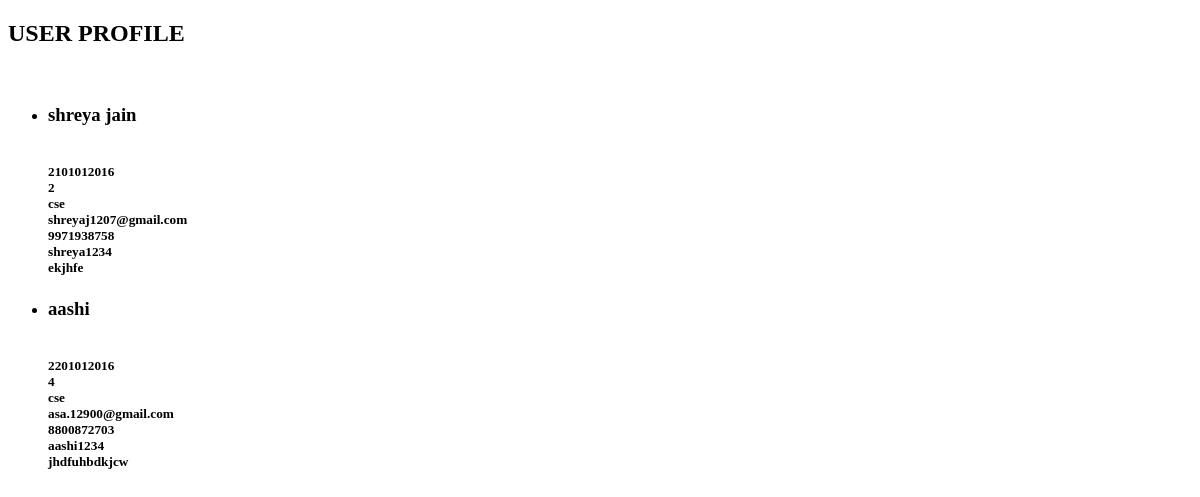
The app's page /user_profile/profile_home/, older data.
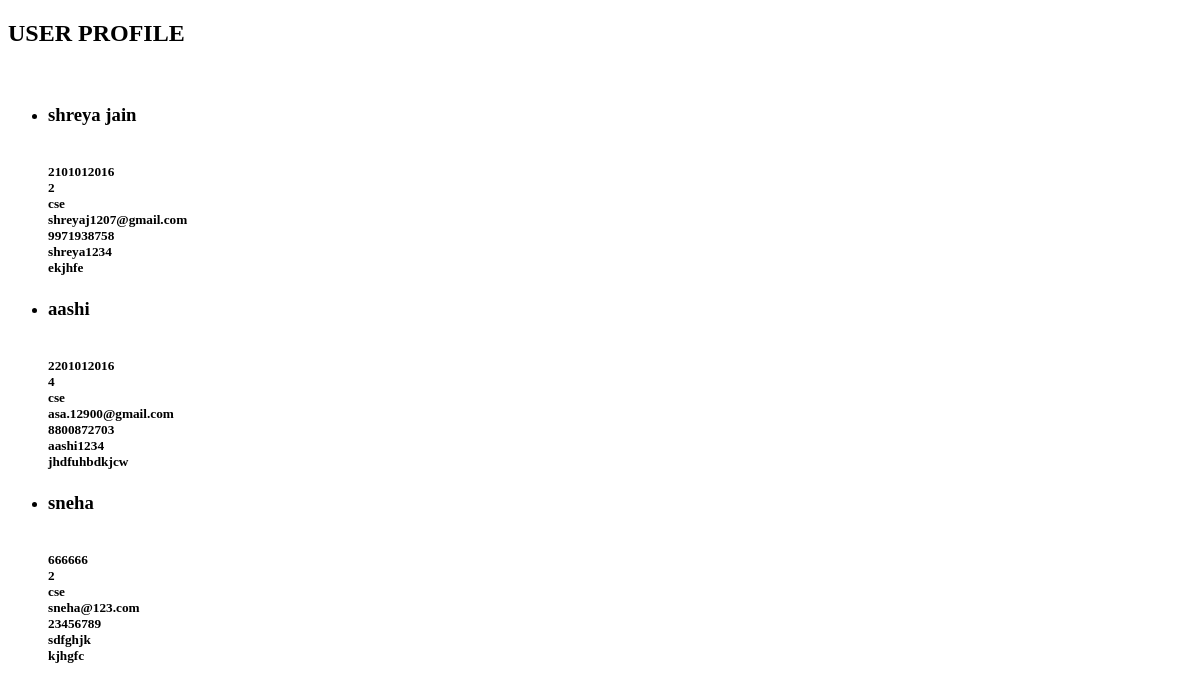
The same page, newer data.
### user_profile/models.py (models this page shows, shortened)
class Profile_home(models.Model):
    name=models.CharField(max_length=50)
    en_no=models.BigIntegerField(primary_key=True)
    year=models.IntegerField()
    branch=models.CharField(max_length=100)
    email=models.EmailField()
    ph_no=models.BigIntegerField()
    password=models.CharField(max_length=50)
    profile_pic=models.CharField(max_length=250)

### user_profile/views.py (the view)
class Profile_homeList(ListView):
    model = Profile_home

### user_profile/templates/user_profile/profile_home_list.html (shortened to what this page needs)
<!DOCTYPE html>
<html>
  <head>
  </head>
  <body>
      <h2>USER PROFILE</h2><br>
      <ul>
          {% for society in object_list %}
          <li><h3>{{society.name}}</h3><h5><br>{{society.en_no}}<br>{{society.year}}<br>{{society.branch}}<br>{{society.email}}<br>{{society.ph_no}}<br>{{society.password}}<br>{{society.profile_pic}}</h5></li>
          {% endfor %}
      </ul>
  </body>
</html>

Row changes from the older to the newer data that the page shows:
added Profile_home: name "sneha", en_no "666666", year "2", branch "cse", email "sneha@123.com", ph_no "23456789", password "sdfghjk", profile_pic "kjhgfc"
